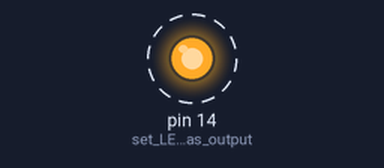
Simulated run of this sketch. Board: Arduino Mega 2560, built with avr-gcc and run on an emulated ATmega2560. On the bench: output pins drawn as LEDs (lit = HIGH). Dashed ring = blinking.

Above: at 0.2 s.
Timing chart, 0 to 3.0 s (numbered marks = the images above):
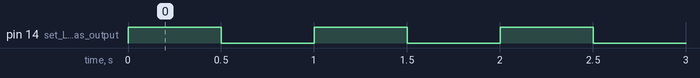

The sketch:

serialtest.ino
```cpp
  #include <SoftwareSerial.h>


void setup() {
  // put your setup code here, to run once:
  Serial1.begin(9600);
  //Serial1.begin(9600);
  //Serial1.begin(9600);


  pinMode(14, OUTPUT);      // set LED pin as output
}

void loop() {
  // put your main code here, to run repeatedly:
  //digitalWrite(14, HIGH); //status
  digitalWrite(LED_BUILTIN, HIGH);
  Serial1.println("3003");
  digitalWrite(14, HIGH);
  delay(500);
  digitalWrite(14, LOW);
  //digitalWrite(LED_BUILTIN, LOW);
   digitalWrite(18, LOW);
    delay(500);
   // digitalWrite(LED_BUILTIN, HIGH);
}

/*  pinMode(14,OUTPUT);
  pinMode(16,OUTPUT);
  pinMode(18,OUTPUT);
  digitalWrite(LED_BUILTIN, LOW);    // switch off LED pin1
  digitalWrite(14, LOW); //status
  digitalWrite(16, LOW); //alarm
  digitalWrite(18, LOW); //yellow
  */
```

Measured:
- by itself, pin 14 (set_LED_pin_as_output): alternates HIGH for 0.50 s and LOW for 0.50 s
